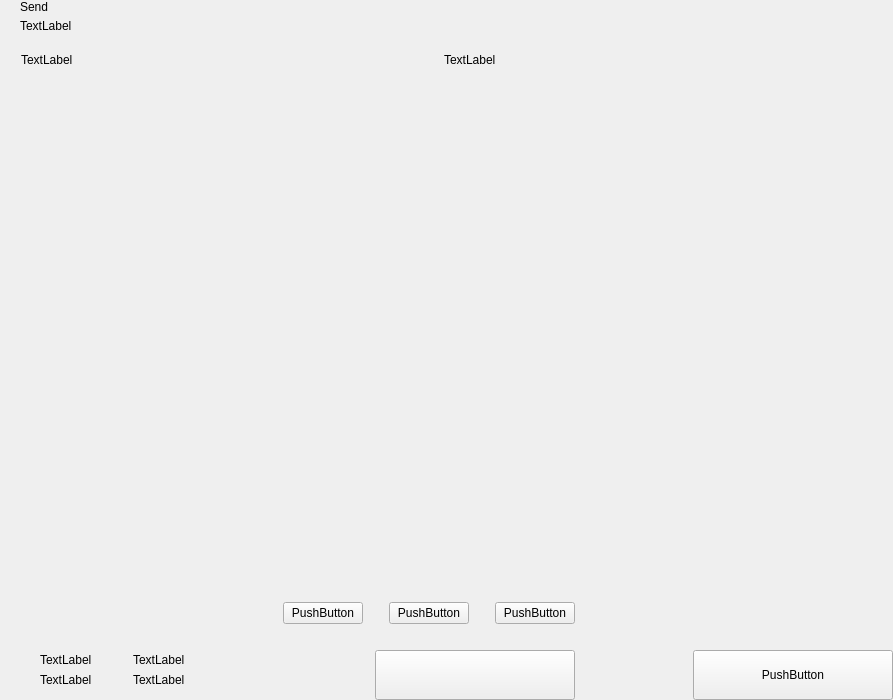
<?xml version="1.0" encoding="UTF-8"?>
<ui version="4.0">
 <class>send</class>
 <widget class="QWidget" name="send">
  <property name="geometry">
   <rect>
    <x>0</x>
    <y>0</y>
    <width>893</width>
    <height>700</height>
   </rect>
  </property>
  <property name="windowTitle">
   <string>Form</string>
  </property>
  <layout class="QHBoxLayout" name="horizontalLayout_2" stretch="2,1">
   <property name="spacing">
    <number>0</number>
   </property>
   <property name="leftMargin">
    <number>0</number>
   </property>
   <property name="topMargin">
    <number>0</number>
   </property>
   <property name="rightMargin">
    <number>0</number>
   </property>
   <property name="bottomMargin">
    <number>0</number>
   </property>
   <item>
    <widget class="QWidget" name="left" native="true">
     <layout class="QVBoxLayout" name="verticalLayout_3">
      <property name="spacing">
       <number>0</number>
      </property>
      <property name="leftMargin">
       <number>0</number>
      </property>
      <property name="topMargin">
       <number>0</number>
      </property>
      <property name="rightMargin">
       <number>0</number>
      </property>
      <property name="bottomMargin">
       <number>0</number>
      </property>
      <item>
       <layout class="QVBoxLayout" name="verticalLayout_22" stretch="0,0,0,1,0,0,0,0">
        <property name="spacing">
         <number>0</number>
        </property>
        <item>
         <layout class="QHBoxLayout" name="horizontalLayout_3">
          <property name="spacing">
           <number>0</number>
          </property>
          <property name="leftMargin">
           <number>20</number>
          </property>
          <property name="rightMargin">
           <number>20</number>
          </property>
          <item>
           <layout class="QVBoxLayout" name="verticalLayout">
            <property name="spacing">
             <number>5</number>
            </property>
            <item>
             <widget class="QLabel" name="labelTitle">
              <property name="text">
               <string>Send</string>
              </property>
              <property name="alignment">
               <set>Qt::AlignLeading|Qt::AlignLeft|Qt::AlignVCenter</set>
              </property>
             </widget>
            </item>
            <item>
             <widget class="QLabel" name="labelSubtitle1">
              <property name="text">
               <string>TextLabel</string>
              </property>
             </widget>
            </item>
           </layout>
          </item>
          <item>
           <spacer name="horizontalSpacer">
            <property name="orientation">
             <enum>Qt::Horizontal</enum>
            </property>
            <property name="sizeHint" stdset="0">
             <size>
              <width>40</width>
              <height>20</height>
             </size>
            </property>
           </spacer>
          </item>
         </layout>
        </item>
        <item>
         <spacer name="verticalSpacer_2">
          <property name="orientation">
           <enum>Qt::Vertical</enum>
          </property>
          <property name="sizeType">
           <enum>QSizePolicy::Fixed</enum>
          </property>
          <property name="sizeHint" stdset="0">
           <size>
            <width>20</width>
            <height>20</height>
           </size>
          </property>
         </spacer>
        </item>
        <item>
         <layout class="QHBoxLayout" name="horizontalLayout" stretch="6,0,2">
          <property name="spacing">
           <number>0</number>
          </property>
          <property name="leftMargin">
           <number>10</number>
          </property>
          <property name="topMargin">
           <number>0</number>
          </property>
          <property name="rightMargin">
           <number>20</number>
          </property>
          <property name="bottomMargin">
           <number>0</number>
          </property>
          <item>
           <widget class="QLabel" name="labelSubtitleAddress">
            <property name="styleSheet">
             <string notr="true">margin-left:8px;</string>
            </property>
            <property name="text">
             <string>TextLabel</string>
            </property>
           </widget>
          </item>
          <item>
           <spacer name="horizontalSpacer_3">
            <property name="orientation">
             <enum>Qt::Horizontal</enum>
            </property>
            <property name="sizeType">
             <enum>QSizePolicy::Fixed</enum>
            </property>
            <property name="sizeHint" stdset="0">
             <size>
              <width>40</width>
              <height>1</height>
             </size>
            </property>
           </spacer>
          </item>
          <item>
           <widget class="QLabel" name="labelSubtitleAmount">
            <property name="text">
             <string>TextLabel</string>
            </property>
           </widget>
          </item>
         </layout>
        </item>
        <item>
         <widget class="QScrollArea" name="scrollArea">
          <property name="minimumSize">
           <size>
            <width>0</width>
            <height>350</height>
           </size>
          </property>
          <property name="styleSheet">
           <string notr="true">#scrollArea {
            background:transparent;
            margin-top:10px;
}</string>
          </property>
          <property name="horizontalScrollBarPolicy">
           <enum>Qt::ScrollBarAlwaysOff</enum>
          </property>
          <property name="sizeAdjustPolicy">
           <enum>QAbstractScrollArea::AdjustIgnored</enum>
          </property>
          <property name="widgetResizable">
           <bool>true</bool>
          </property>
          <property name="alignment">
           <set>Qt::AlignLeading|Qt::AlignLeft|Qt::AlignTop</set>
          </property>
          <widget class="QWidget" name="scrollAreaWidgetContents">
           <property name="geometry">
            <rect>
             <x>0</x>
             <y>0</y>
             <width>591</width>
             <height>16</height>
            </rect>
           </property>
           <property name="sizePolicy">
            <sizepolicy hsizetype="Preferred" vsizetype="Maximum">
             <horstretch>0</horstretch>
             <verstretch>0</verstretch>
            </sizepolicy>
           </property>
           <property name="autoFillBackground">
            <bool>false</bool>
           </property>
           <property name="styleSheet">
            <string notr="true">#scrollAreaWidgetContents {
             background:transparent;
             }</string>
           </property>
           <layout class="QVBoxLayout" name="verticalLayout_7">
            <property name="spacing">
             <number>0</number>
            </property>
            <property name="sizeConstraint">
             <enum>QLayout::SetDefaultConstraint</enum>
            </property>
            <property name="leftMargin">
             <number>0</number>
            </property>
            <property name="topMargin">
             <number>0</number>
            </property>
            <property name="rightMargin">
             <number>0</number>
            </property>
            <property name="bottomMargin">
             <number>0</number>
            </property>
           </layout>
          </widget>
         </widget>
        </item>
        <item>
         <spacer name="verticalSpacer_4">
          <property name="orientation">
           <enum>Qt::Vertical</enum>
          </property>
          <property name="sizeType">
           <enum>QSizePolicy::Fixed</enum>
          </property>
          <property name="sizeHint" stdset="0">
           <size>
            <width>20</width>
            <height>20</height>
           </size>
          </property>
         </spacer>
        </item>
        <item>
         <layout class="QHBoxLayout" name="horizontalLayout_20">
          <property name="spacing">
           <number>6</number>
          </property>
          <property name="rightMargin">
           <number>20</number>
          </property>
          <item>
           <spacer name="horizontalSpacer_4">
            <property name="orientation">
             <enum>Qt::Horizontal</enum>
            </property>
            <property name="sizeHint" stdset="0">
             <size>
              <width>40</width>
              <height>20</height>
             </size>
            </property>
           </spacer>
          </item>
          <item>
           <widget class="QPushButton" name="pushButtonFee">
            <property name="focusPolicy">
             <enum>Qt::NoFocus</enum>
            </property>
            <property name="text">
             <string>PushButton</string>
            </property>
           </widget>
          </item>
          <item>
           <spacer name="horizontalSpacer_11">
            <property name="orientation">
             <enum>Qt::Horizontal</enum>
            </property>
            <property name="sizeType">
             <enum>QSizePolicy::Minimum</enum>
            </property>
            <property name="sizeHint" stdset="0">
             <size>
              <width>20</width>
              <height>20</height>
             </size>
            </property>
           </spacer>
          </item>
          <item>
           <widget class="QPushButton" name="pushButtonClear">
            <property name="focusPolicy">
             <enum>Qt::NoFocus</enum>
            </property>
            <property name="layoutDirection">
             <enum>Qt::RightToLeft</enum>
            </property>
            <property name="text">
             <string>PushButton</string>
            </property>
           </widget>
          </item>
          <item>
           <spacer name="horizontalSpacer_6">
            <property name="orientation">
             <enum>Qt::Horizontal</enum>
            </property>
            <property name="sizeType">
             <enum>QSizePolicy::Fixed</enum>
            </property>
            <property name="sizeHint" stdset="0">
             <size>
              <width>20</width>
              <height>20</height>
             </size>
            </property>
           </spacer>
          </item>
          <item>
           <widget class="QPushButton" name="pushButtonAddRecipient">
            <property name="focusPolicy">
             <enum>Qt::NoFocus</enum>
            </property>
            <property name="text">
             <string>PushButton</string>
            </property>
           </widget>
          </item>
         </layout>
        </item>
        <item>
         <spacer name="verticalSpacer">
          <property name="orientation">
           <enum>Qt::Vertical</enum>
          </property>
          <property name="sizeType">
           <enum>QSizePolicy::Fixed</enum>
          </property>
          <property name="sizeHint" stdset="0">
           <size>
            <width>20</width>
            <height>16</height>
           </size>
          </property>
         </spacer>
        </item>
        <item>
         <layout class="QHBoxLayout" name="horizontalLayout_7">
          <property name="rightMargin">
           <number>20</number>
          </property>
          <item>
           <layout class="QHBoxLayout" name="horizontalLayout_10">
            <property name="spacing">
             <number>0</number>
            </property>
            <property name="leftMargin">
             <number>8</number>
            </property>
            <item>
             <widget class="QStackedWidget" name="stackedWidget">
              <property name="minimumSize">
               <size>
                <width>0</width>
                <height>60</height>
               </size>
              </property>
              <property name="maximumSize">
               <size>
                <width>16777215</width>
                <height>60</height>
               </size>
              </property>
              <widget class="QWidget" name="page1">
               <layout class="QVBoxLayout" name="verticalLayout_71" stretch="0">
                <property name="spacing">
                 <number>6</number>
                </property>
                <property name="leftMargin">
                 <number>12</number>
                </property>
                <property name="topMargin">
                 <number>0</number>
                </property>
                <property name="rightMargin">
                 <number>0</number>
                </property>
                <property name="bottomMargin">
                 <number>0</number>
                </property>
                <item>
                 <widget class="QWidget" name="coinWidget" native="true">
                  <property name="minimumSize">
                   <size>
                    <width>0</width>
                    <height>60</height>
                   </size>
                  </property>
                  <property name="maximumSize">
                   <size>
                    <width>16777215</width>
                    <height>60</height>
                   </size>
                  </property>
                  <layout class="QHBoxLayout" name="horizontalLayout_9">
                   <property name="spacing">
                    <number>0</number>
                   </property>
                   <property name="leftMargin">
                    <number>20</number>
                   </property>
                   <property name="topMargin">
                    <number>10</number>
                   </property>
                   <property name="rightMargin">
                    <number>20</number>
                   </property>
                   <property name="bottomMargin">
                    <number>10</number>
                   </property>
                   <item>
                    <layout class="QVBoxLayout" name="verticalSend">
                     <property name="spacing">
                      <number>0</number>
                     </property>
                     <item>
                      <widget class="QLabel" name="labelTitleTotalSend">
                       <property name="text">
                        <string>TextLabel</string>
                       </property>
                      </widget>
                     </item>
                     <item>
                      <widget class="QLabel" name="labelAmountSend">
                       <property name="text">
                        <string>TextLabel</string>
                       </property>
                      </widget>
                     </item>
                    </layout>
                   </item>
                   <item>
                    <spacer name="horizontalSpacer_9">
                     <property name="orientation">
                      <enum>Qt::Horizontal</enum>
                     </property>
                     <property name="sizeType">
                      <enum>QSizePolicy::Fixed</enum>
                     </property>
                     <property name="sizeHint" stdset="0">
                      <size>
                       <width>20</width>
                       <height>20</height>
                      </size>
                     </property>
                    </spacer>
                   </item>
                   <item>
                    <widget class="QLabel" name="labelLine">
                     <property name="minimumSize">
                      <size>
                       <width>1</width>
                       <height>0</height>
                      </size>
                     </property>
                     <property name="maximumSize">
                      <size>
                       <width>1</width>
                       <height>16777215</height>
                      </size>
                     </property>
                     <property name="text">
                      <string/>
                     </property>
                    </widget>
                   </item>
                   <item>
                    <spacer name="horizontalSpacer_10">
                     <property name="orientation">
                      <enum>Qt::Horizontal</enum>
                     </property>
                     <property name="sizeType">
                      <enum>QSizePolicy::Fixed</enum>
                     </property>
                     <property name="sizeHint" stdset="0">
                      <size>
                       <width>20</width>
                       <height>20</height>
                      </size>
                     </property>
                    </spacer>
                   </item>
                   <item>
                    <layout class="QVBoxLayout" name="verticalRemaining">
                     <property name="spacing">
                      <number>0</number>
                     </property>
                     <item>
                      <widget class="QLabel" name="labelTitleTotalRemaining">
                       <property name="text">
                        <string>TextLabel</string>
                       </property>
                      </widget>
                     </item>
                     <item>
                      <widget class="QLabel" name="labelAmountRemaining">
                       <property name="text">
                        <string>TextLabel</string>
                       </property>
                      </widget>
                     </item>
                    </layout>
                   </item>
                  </layout>
                 </widget>
                </item>
               </layout>
              </widget>
              <widget class="QWidget" name="page_2"/>
             </widget>
            </item>
           </layout>
          </item>
          <item>
           <spacer name="horizontalSpacer_5">
            <property name="orientation">
             <enum>Qt::Horizontal</enum>
            </property>
            <property name="sizeType">
             <enum>QSizePolicy::Expanding</enum>
            </property>
            <property name="sizeHint" stdset="0">
             <size>
              <width>40</width>
              <height>20</height>
             </size>
            </property>
           </spacer>
          </item>
          <item alignment="Qt::AlignBottom">
           <widget class="QPushButton" name="pushButtonSave">
            <property name="minimumSize">
             <size>
              <width>200</width>
              <height>50</height>
             </size>
            </property>
            <property name="maximumSize">
             <size>
              <width>200</width>
              <height>50</height>
             </size>
            </property>
            <property name="focusPolicy">
             <enum>Qt::NoFocus</enum>
            </property>
            <property name="text">
             <string/>
            </property>
           </widget>
          </item>
         </layout>
        </item>
       </layout>
      </item>
     </layout>
    </widget>
   </item>
   <item>
    <widget class="QWidget" name="right" native="true">
     <layout class="QVBoxLayout" name="verticalLayout_5">
      <property name="leftMargin">
       <number>0</number>
      </property>
      <property name="topMargin">
       <number>0</number>
      </property>
      <property name="rightMargin">
       <number>0</number>
      </property>
      <property name="bottomMargin">
       <number>0</number>
      </property>
      <item>
       <layout class="QVBoxLayout" name="verticalLayout_4">
        <property name="spacing">
         <number>6</number>
        </property>
        <item>
         <widget class="OptionButton" name="btnCoinControl" native="true">
          <property name="minimumSize">
           <size>
            <width>0</width>
            <height>50</height>
           </size>
          </property>
         </widget>
        </item>
        <item>
         <widget class="OptionButton" name="btnChangeAddress" native="true">
          <property name="minimumSize">
           <size>
            <width>0</width>
            <height>50</height>
           </size>
          </property>
         </widget>
        </item>
        <item>
         <widget class="OptionButton" name="btnUri" native="true">
          <property name="minimumSize">
           <size>
            <width>0</width>
            <height>50</height>
           </size>
          </property>
         </widget>
        </item>
        <item>
         <spacer name="verticalSpacer_5">
          <property name="orientation">
           <enum>Qt::Vertical</enum>
          </property>
          <property name="sizeHint" stdset="0">
           <size>
            <width>20</width>
            <height>40</height>
           </size>
          </property>
         </spacer>
        </item>
        <item>
         <layout class="QHBoxLayout" name="horizontalLayout_8">
          <item>
           <spacer name="horizontalSpacer_7">
            <property name="orientation">
             <enum>Qt::Horizontal</enum>
            </property>
            <property name="sizeHint" stdset="0">
             <size>
              <width>40</width>
              <height>20</height>
             </size>
            </property>
           </spacer>
          </item>
          <item>
           <widget class="QPushButton" name="pushButtonReset">
            <property name="minimumSize">
             <size>
              <width>200</width>
              <height>50</height>
             </size>
            </property>
            <property name="maximumSize">
             <size>
              <width>200</width>
              <height>50</height>
             </size>
            </property>
            <property name="focusPolicy">
             <enum>Qt::NoFocus</enum>
            </property>
            <property name="text">
             <string>PushButton</string>
            </property>
           </widget>
          </item>
         </layout>
        </item>
       </layout>
      </item>
     </layout>
    </widget>
   </item>
  </layout>
 </widget>
 <customwidgets>
  <customwidget>
   <class>OptionButton</class>
   <extends>QWidget</extends>
   <header>qt/AVC/optionbutton.h</header>
   <container>1</container>
  </customwidget>
 </customwidgets>
 <resources/>
 <connections/>
</ui>
